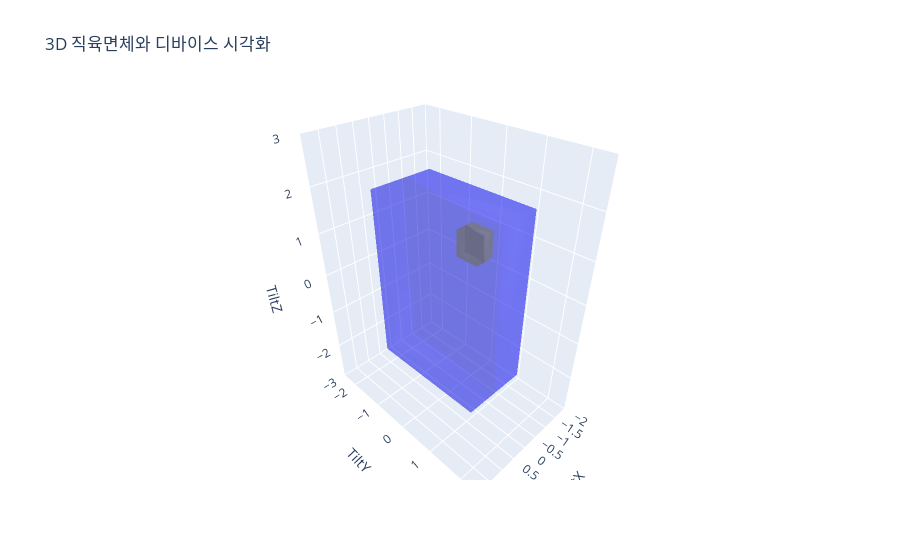

The notebook cell saved with this chart:
### Code cell
# 직육면체의 중심과 각 축의 길이
center = [0, 0, 0]
lengths = [2, 3, 4]

# 디바이스의 크기
device_size = [0.5, 0.5, 0.5]

# 직육면체의 8개 꼭지점 계산
def get_corners(center, lengths):
    dx, dy, dz = lengths[0] / 2, lengths[1] / 2, lengths[2] / 2
    corners = [
        [center[0] - dx, center[1] - dy, center[2] - dz],
        [center[0] + dx, center[1] - dy, center[2] - dz],
        [center[0] + dx, center[1] + dy, center[2] - dz],
        [center[0] - dx, center[1] + dy, center[2] - dz],
        [center[0] - dx, center[1] - dy, center[2] + dz],
        [center[0] + dx, center[1] - dy, center[2] + dz],
        [center[0] + dx, center[1] + dy, center[2] + dz],
        [center[0] - dx, center[1] + dy, center[2] + dz]
    ]
    return np.array(corners)

# 디바이스의 꼭지점 계산 (TiltZ, TiltY 면에 부착)
def get_device_corners(center, device_size):
    dx, dy, dz = device_size[0] / 2, device_size[1] / 2, device_size[2] / 2
    base_x = center[0] + lengths[0] / 2 - dx  # 직육면체의 오른쪽 면에 부착
    base_y = center[1] + lengths[1] / 2 - dy  # 직육면체의 상단 면에 부착
    base_z = center[2] + lengths[2] / 2 - dz  # 직육면체의 전면에 부착
    device_corners = [
        [base_x - dx, base_y - dy, base_z - dz],
        [base_x + dx, base_y - dy, base_z - dz],
        [base_x + dx, base_y + dy, base_z - dz],
        [base_x - dx, base_y + dy, base_z - dz],
        [base_x - dx, base_y - dy, base_z + dz],
        [base_x + dx, base_y - dy, base_z + dz],
        [base_x + dx, base_y + dy, base_z + dz],
        [base_x - dx, base_y + dy, base_z + dz]
    ]
    return np.array(device_corners)

corners = get_corners(center, lengths)
device_corners = get_device_corners(center, device_size)

# Plotly 3D plot 생성
fig = go.Figure(data=[
    go.Mesh3d(
        x=corners[:, 0],
        y=corners[:, 1],
        z=corners[:, 2],
        color='blue',
        opacity=0.3,
        alphahull=0
    ),
    go.Mesh3d(
        x=device_corners[:, 0],
        y=device_corners[:, 1],
        z=device_corners[:, 2],
        color='grey',
        opacity=0.5,
        alphahull=0
    )
])

# 축 설정
fig.update_layout(
    scene=dict(
        xaxis=dict(range=[min(corners[:, 0]) - 1, max(corners[:, 0]) + 1]),
        yaxis=dict(range=[min(corners[:, 1]) - 1, max(corners[:, 1]) + 1]),
        zaxis=dict(range=[min(corners[:, 2]) - 1, max(corners[:, 2]) + 1]),
        xaxis_title='TiltX',
        yaxis_title='TiltY',
        zaxis_title='TiltZ'
    ),
    title="3D 직육면체와 디바이스 시각화"
)

# 플롯 표시
fig.show()

### Figure 1 — Plotly figure (JSON) as saved in the notebook; plotly's stock layout.template omitted (floating-point values rounded to 4 significant figures)
{"data": [{"alphahull": 0, "color": "blue", "opacity": 0.3, "type": "mesh3d", "x": [-1.0, 1.0, 1.0, -1.0, -1.0, 1.0, 1.0, -1.0], "y": [-1.5, -1.5, 1.5, 1.5, -1.5, -1.5, 1.5, 1.5], "z": [-2.0, -2.0, -2.0, -2.0, 2.0, 2.0, 2.0, 2.0]}, {"alphahull": 0, "color": "grey", "opacity": 0.5, "type": "mesh3d", "x": [0.5, 1.0, 1.0, 0.5, 0.5, 1.0, 1.0, 0.5], "y": [1.0, 1.0, 1.5, 1.5, 1.0, 1.0, 1.5, 1.5], "z": [1.5, 1.5, 1.5, 1.5, 2.0, 2.0, 2.0, 2.0]}], "layout": {"scene": {"xaxis": {"range": [-2, 2], "title": {"text": "TiltX"}}, "yaxis": {"range": [-2.5, 2.5], "title": {"text": "TiltY"}}, "zaxis": {"range": [-3, 3], "title": {"text": "TiltZ"}}}, "title": {"text": "3D 직육면체와 디바이스 시각화"}}}
